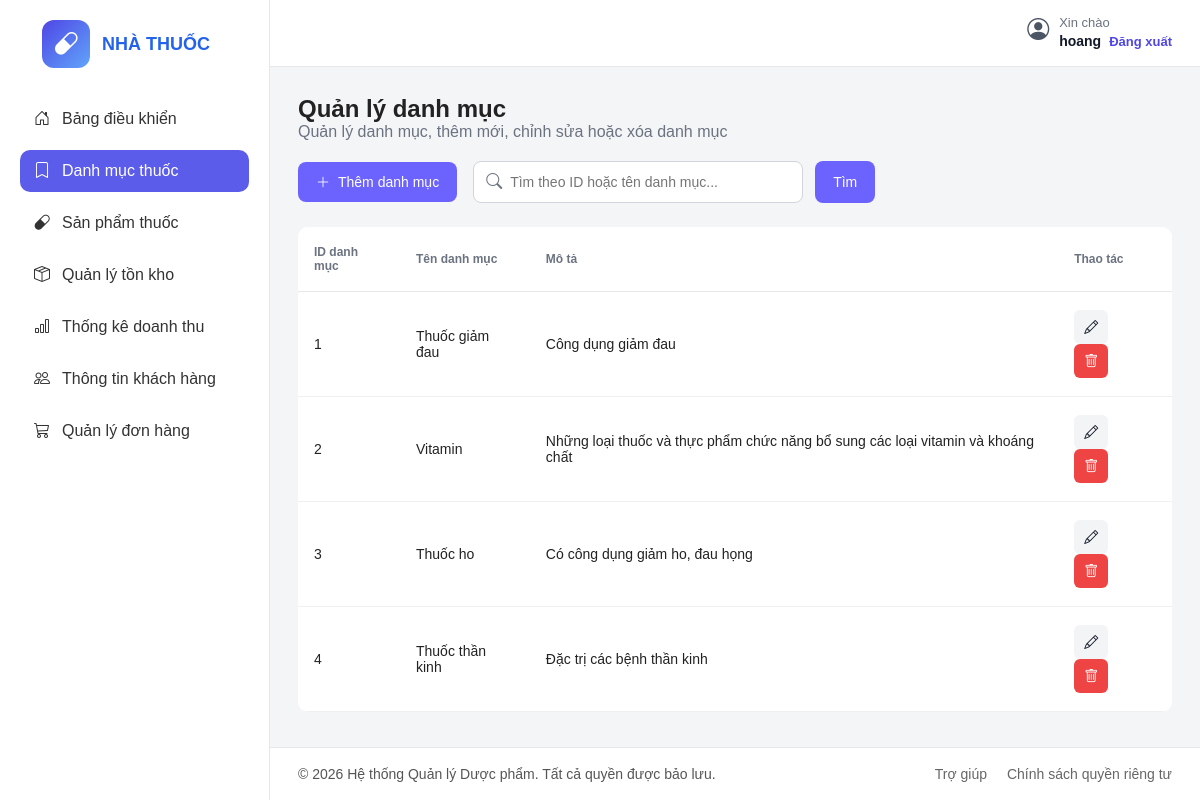
Before: /dashboard/danh-muc/ (signed in) with the older database file.
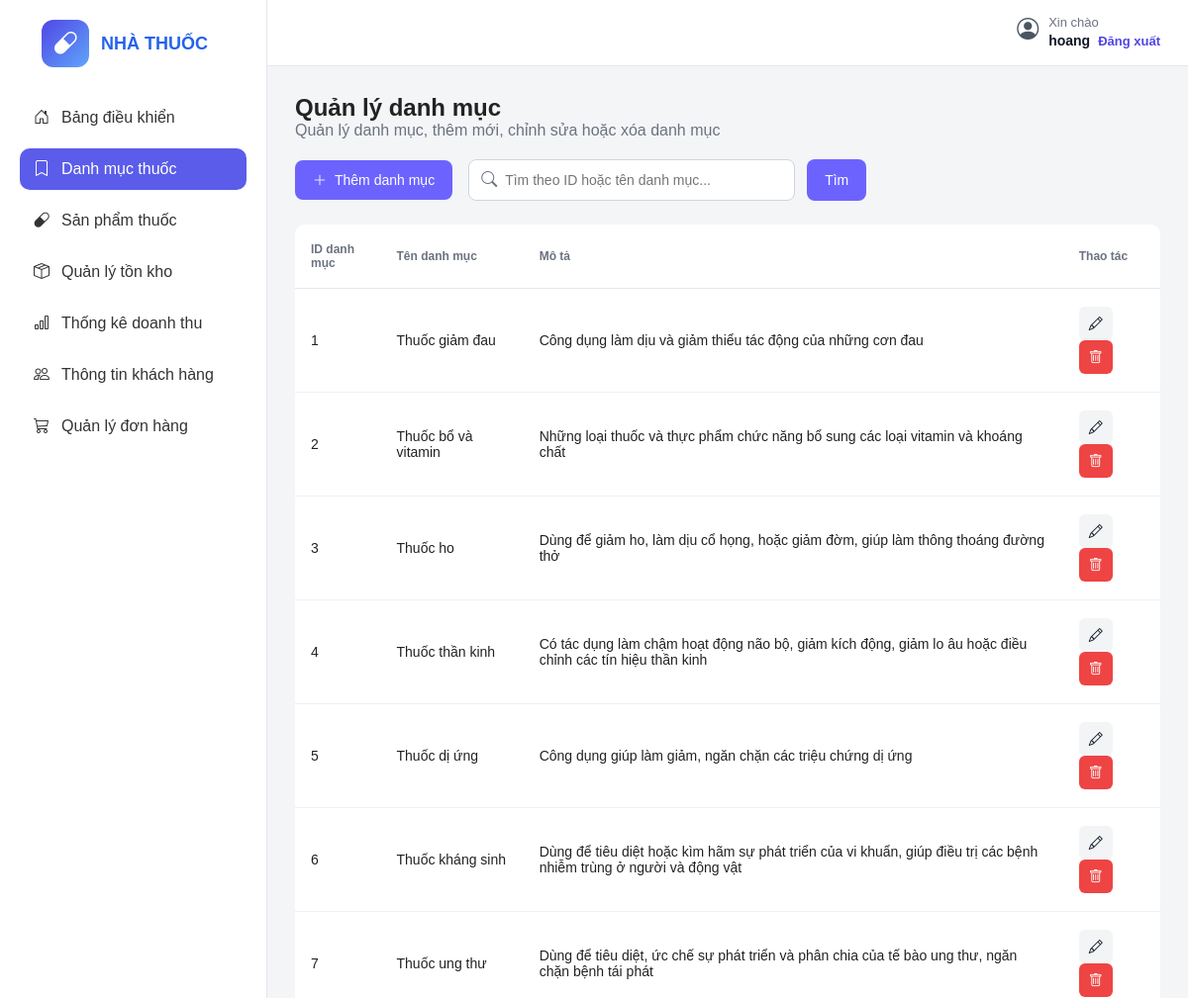
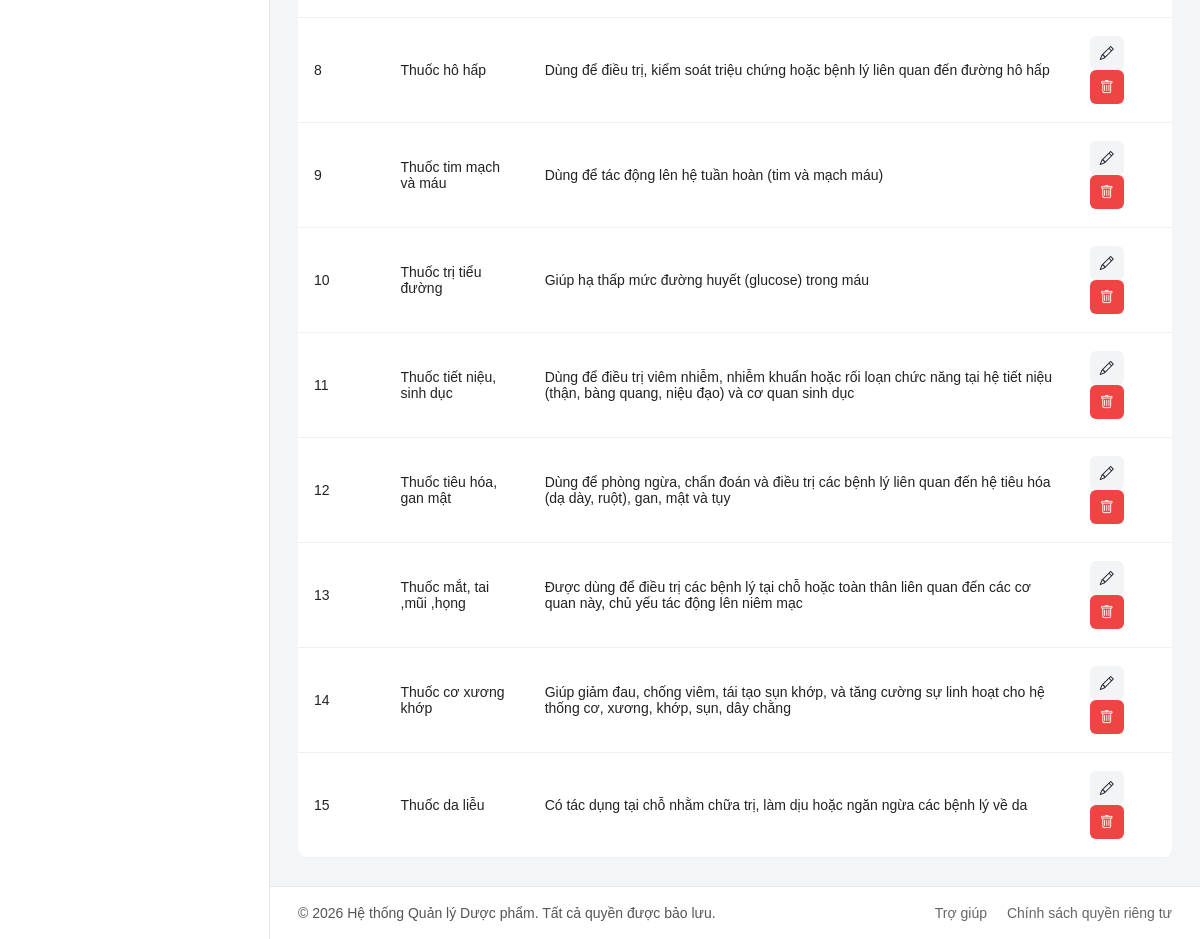
After: the same page with the newer database file (2 pictures, top to bottom).
### core/models.py (models this page shows, shortened)
class Category(models.Model):
    name = models.CharField(max_length=100)
    description = models.TextField(blank=True)

### core/views.py (the view, shortened to what this page needs)
# urls.py: path('dashboard/danh-muc/', views.admin_categories, name='admin_categories'),
@login_required
@user_passes_test(is_admin)
def admin_categories(request):
    keyword = request.GET.get('q', '').strip()
    categories = Category.objects.all().order_by('id')
    return render(request, 'admin_panel/danhmuc.html', {
        'categories': categories,
        'keyword': keyword,
    })

### core/views.py (called while the page is built)
def is_admin(user):
    return user.is_staff

### templates/admin_panel/danhmuc.html (shortened to what the changed rows need)
{% load static %}
<!DOCTYPE html>
<html lang="vi">
<head>
  <link rel="stylesheet" href="{% static 'css/danhmuc.css' %}" />
  <link rel="stylesheet" href="https://cdn.jsdelivr.net/npm/bootstrap-icons@1.11.3/font/bootstrap-icons.min.css" />
</head>
<body>
  <div class="container">
    <aside class="sidebar">
      <div class="logo">
        <div>
          <h2>NHÀ THUỐC</h2>
        </div>
      </div>
    </aside>
    <main class="main-content">
      <section class="titleql">
        <h2>Quản lý danh mục</h2>
        <div class="table-wrapper">
          <table>
            <thead>
              <tr>
                <th>ID danh mục</th>
                <th>Tên danh mục</th>
                <th>Mô tả</th>
                <th>Thao tác</th>
              </tr>
            </thead>
            <tbody>
              {% for category in categories %}
              <tr>
                <td>{{ category.id }}</td>
                <td>{{ category.name }}</td>
                <td>{{ category.description }}</td>
                <td>
                  <button
                    type="button"
                    class="edit-btn open-edit-popup"
                    data-id="{{ category.id }}"
                    data-name="{{ category.name }}"
                    data-description="{{ category.description }}"
                  >
                    <i class="bi bi-pencil"></i>
                  </button>
                  <form method="post"
                    action="{% url 'admin_category_delete' category.id %}"
                    style="display:inline"
                    onsubmit="return confirm('Bạn có chắc muốn xóa danh mục này không?');">
                    <button type="submit" class="delete-btn">
                      <i class="bi bi-trash"></i>
                    </button>
                  </form>
                </td>
              </tr>
              {% empty %}
              <tr>
                <td colspan="4" class="empty-row">Không tìm thấy danh mục phù hợp.</td>
              </tr>
              {% endfor %}
            </tbody>
          </table>
        </div>
      </section>
    </main>
  </div>
</body>
</html>

Changed rows visible on the page:
changed Category "Thuốc giảm đau": description "Công dụng giảm đau" → "Công dụng làm dịu và giảm thiểu tác động của những cơn đau"
changed Category "Những loại thuốc và thực phẩm chức năng bổ sung các loại vitamin và khoáng chất": name "Vitamin" → "Thuốc bổ và vitamin"
changed Category "Thuốc ho": description "Có công dụng giảm ho, đau họng" → "Dùng để giảm ho, làm dịu cổ họng, hoặc giảm đờm, giúp làm thông thoáng đường thở"
changed Category "Thuốc thần kinh": description "Đặc trị các bệnh thần kinh" → "Có tác dụng làm chậm hoạt động não bộ, giảm kích động, giảm lo âu hoặc điều chỉnh các tín hiệu thần kinh"
added Category: id "5", name "Thuốc dị ứng", description "Công dụng giúp làm giảm, ngăn chặn các triệu chứng dị ứng"
added Category: id "6", name "Thuốc kháng sinh", description "Dùng để tiêu diệt hoặc kìm hãm sự phát triển của vi khuẩn, giúp điều trị các bệnh nhiễm trùng ở người và động vật"
added Category: id "7", name "Thuốc ung thư", description "Dùng để tiêu diệt, ức chế sự phát triển và phân chia của tế bào ung thư, ngăn chặn bệnh tái phát"
added Category: id "8", name "Thuốc hô hấp", description "Dùng để điều trị, kiểm soát triệu chứng hoặc bệnh lý liên quan đến đường hô hấp"
added Category: id "9", name "Thuốc tim mạch và máu", description "Dùng để tác động lên hệ tuần hoàn (tim và mạch máu)"
added Category: id "10", name "Thuốc trị tiểu đường", description "Giúp hạ thấp mức đường huyết (glucose) trong máu"
added Category: id "11", name "Thuốc tiết niệu, sinh dục", description "Dùng để điều trị viêm nhiễm, nhiễm khuẩn hoặc rối loạn chức năng tại hệ tiết niệu (thận, bàng quang, niệu đạo) và cơ quan sinh dục"
added Category: id "12", name "Thuốc tiêu hóa, gan mật", description "Dùng để phòng ngừa, chẩn đoán và điều trị các bệnh lý liên quan đến hệ tiêu hóa (dạ dày, ruột), gan, mật và tụy"
added Category: id "13", name "Thuốc mắt, tai ,mũi ,họng", description "Được dùng để điều trị các bệnh lý tại chỗ hoặc toàn thân liên quan đến các cơ quan này, chủ yếu tác động lên niêm mạc"
added Category: id "14", name "Thuốc cơ xương khớp", description "Giúp giảm đau, chống viêm, tái tạo sụn khớp, và tăng cường sự linh hoạt cho hệ thống cơ, xương, khớp, sụn, dây chằng"
added Category: id "15", name "Thuốc da liễu", description "Có tác dụng tại chỗ nhằm chữa trị, làm dịu hoặc ngăn ngừa các bệnh lý về da"
